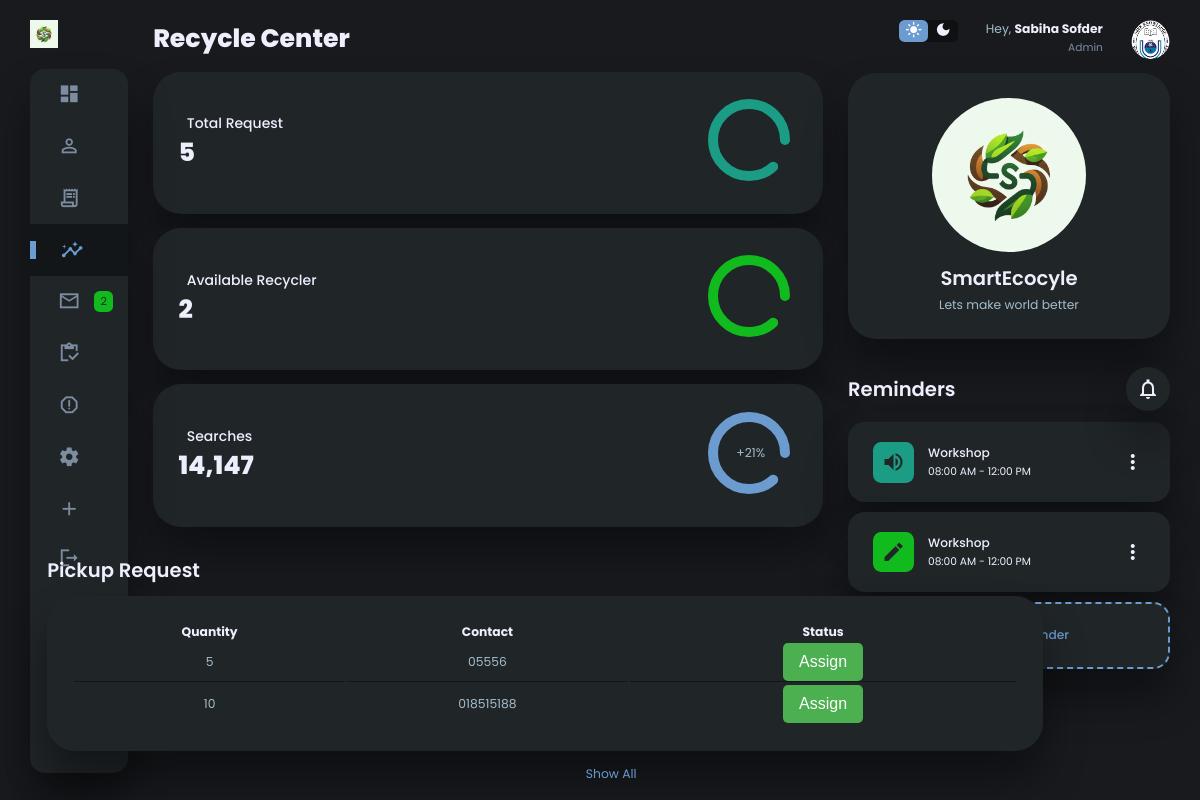
Before: /recycler/ (signed in) with the older database file.
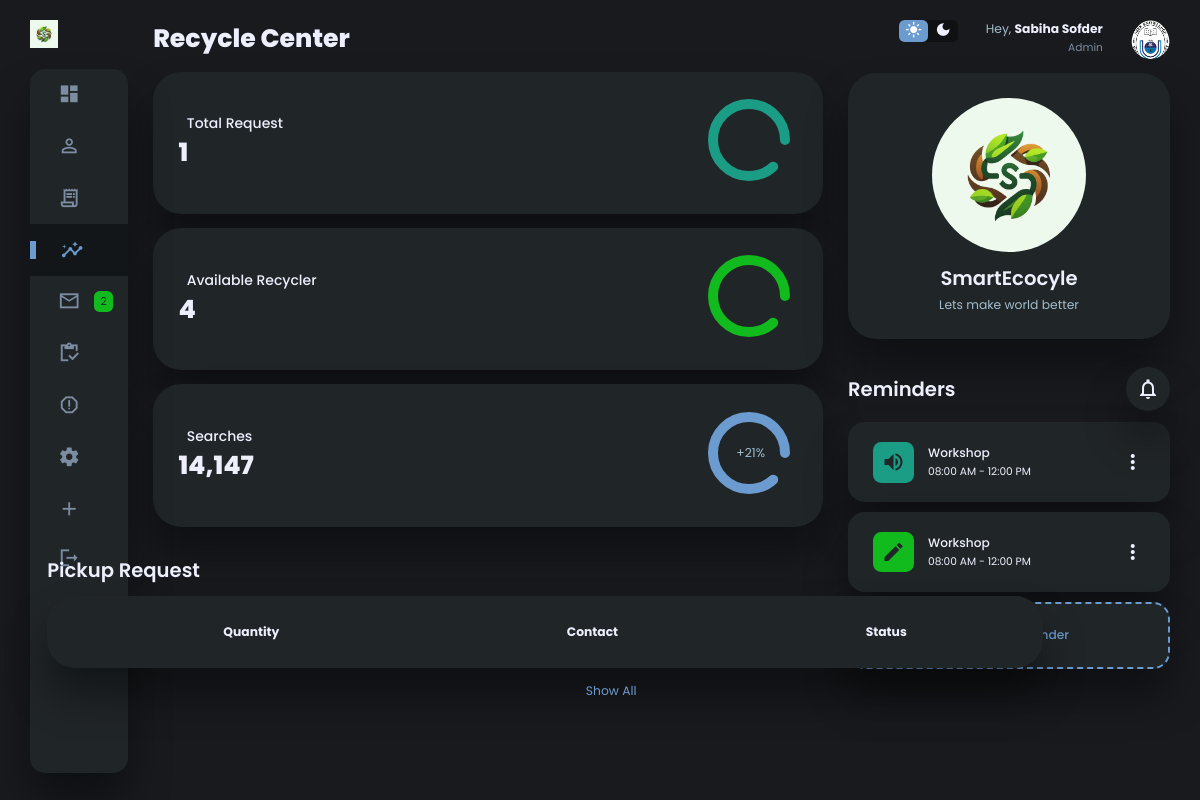
After: the same page with the newer database file.
### app/models.py (models this page shows, shortened)
class PickupRequest(models.Model):
    STATUS_CHOICES = [
        ('Pending', 'Pending'),
        ('Assigned', 'Assigned'),
        ('In Progress', 'In Progress'),
        ('Completed', 'Completed'),
    ]
    user = models.ForeignKey(get_user_model(), on_delete=models.CASCADE)
    address = models.CharField(max_length=255, default="Unknown")
    quantity = models.IntegerField()
    contact = models.CharField(max_length=15, default="Unknown")
    latitude = models.DecimalField(max_digits=9, decimal_places=7)
    longitude = models.DecimalField(max_digits=9, decimal_places=7)
    status = models.CharField(max_length=20, default='Pending')
    created_at = models.DateTimeField(auto_now_add=True)
    updated_at = models.DateTimeField(auto_now=True)

### app/views.py (the view)
# urls.py: path('recycler/', views.recyclerHomepage, name='recycler'),
def recyclerHomepage(request):
    if not request.session.get('is_authenticated'):  # Check session authentication
        return redirect('homepage')
    pickup = PickupRequest.objects.filter()
    pickup_count= len(pickup)
    recycler = RecyclerCreate.objects.filter()
    available_recycler= len(recycler)
    contact = contactUsModel.objects.filter()
    number_of_contacts = len(contact)
    args = {
        "pickup": pickup,
        "pickup_count": pickup_count,
        "available_recycler": available_recycler,
        "recycler": recycler,
        "number_of_contacts" : number_of_contacts,
    }
    return render(request, 'recycler.html',args)

### templates/recycler.html (shortened to what the changed rows need)
<!DOCTYPE html>
<html lang="en">
<head>
    <link rel="stylesheet" href="/static/dashboard.css">
</head>
<body>
    <div class="container">
        <main>
            <h1>Recycle Center</h1>
            <div class="analyse">
                <div class="sales">
                    <div class="status">
                        <div class="info">
                            <h3>Total Request</h3>
                            <h1>{{pickup_count}}</h1>
                        </div>
                    </div>
                </div>
                <div class="visits">
                    <div class="status">
                        <div class="info">
                            <h3>Available Recycler</h3>
                            <h1>{{available_recycler}}</h1>
                        </div>
                    </div>
                </div>
                <div class="searches">
                    <div class="status">
                        <div class="info">
                            <h1>14,147</h1>
                        </div>
                    </div>
                </div>
            </div>
            <div class="recent-orders">
                <h2>Pickup Request</h2>
                <table>
                    <thead>
                        <tr>
                            <th>Quantity</th>
                            <th>Contact</th>
                            <th>Status</th>
                        </tr>
                    </thead>
                    <tbody>
                        {% for i in pickup %}
                        {% if i.status == 'Pending' %}
                        <tr>
                            <td>
                                <p>{{i.quantity}}</p>
                            </td>
                            <td>
                                <p>{{i.contact}}</p>
                            </td>
                            <td>
                                <div class="dropdown">
                                    <button class="dropbtn">Assign</button>
                                </div>
                            </td>
                        </tr>
                        {% endif %}
                        {% endfor %}
                    </tbody>
                </table>
            </div>
        </main>
        <div class="right-section">
            <div class="user-profile">
                <div class="logo">
                    <h2>SmartEcocyle</h2>
                </div>
            </div>
            <div class="reminders">
                <div class="header">
                    <h2>Reminders</h2>
                </div>
            </div>
        </div>
    </div>
</body>
</html>

Changed rows visible on the page:
removed PickupRequest: quantity "5", contact "05556"
removed PickupRequest: quantity "10", contact "018515188"
Other visible differences:
{{ pickup_count }}: "5" → "1"
{{ available_recycler }}: "2" → "4"
